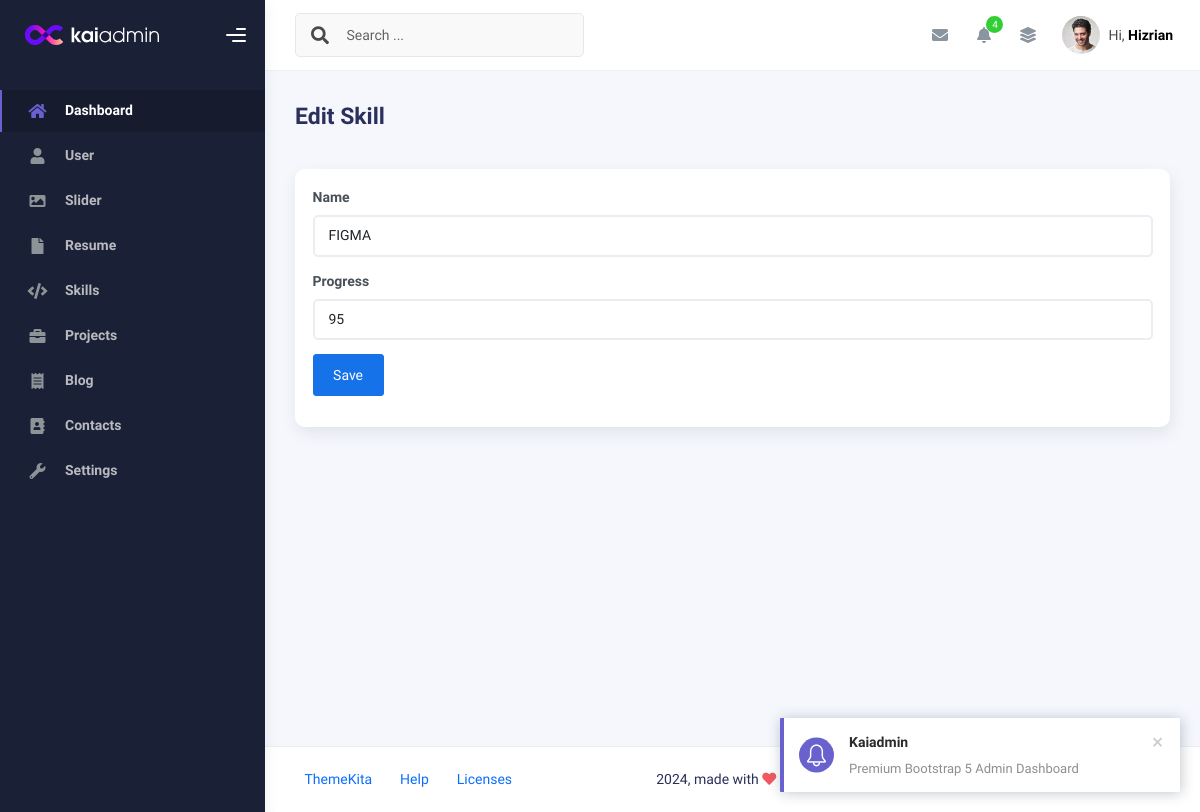
The app's page /admin/app.php?page=create-skills&edit=5 (signed in), older data.
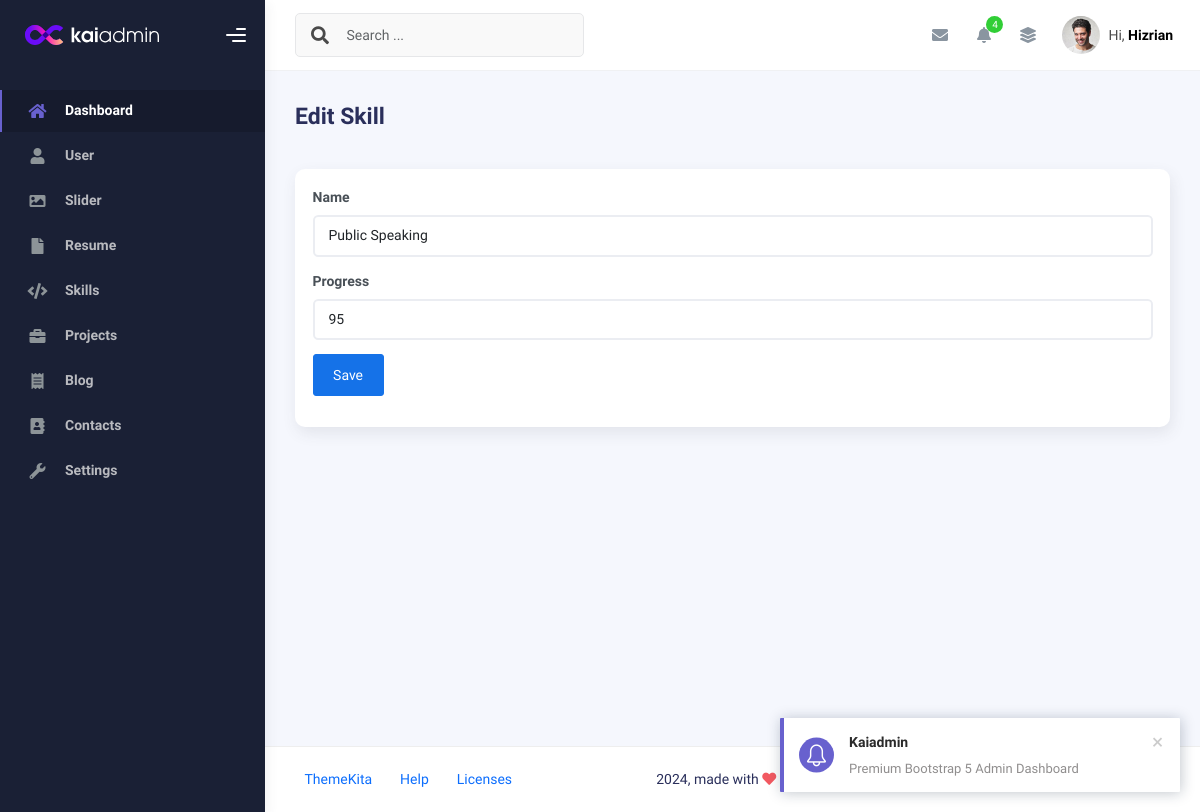
The same page, newer data.
### tables this page shows
CREATE TABLE `skills` (
  `id` int(11) NOT NULL,
  `name` varchar(50) NOT NULL,
  `progress` int(3) NOT NULL,
  `created_at` timestamp NOT NULL DEFAULT current_timestamp(),
  `updated_at` timestamp NULL DEFAULT NULL ON UPDATE current_timestamp()
);

### admin/create-skills.php (the view, shortened to what this page needs)
<?php
$id     = isset($_GET['edit']) ? $_GET['edit'] : '';
$query  = mysqli_query($conn, "SELECT * FROM skills WHERE id='$id'");
$row   = mysqli_fetch_assoc($query);
?>
<div class="d-flex align-items-left align-items-md-center flex-column flex-md-row pt-2 pb-4">
  <div>
    <h3 class="fw-bold mb-3"><?php echo isset($_GET['edit']) ? 'Edit Skill' : 'Create New Skill' ?></h3>
  </div>
</div>
<div class="row">
  <div class="col-sm-6 col-md-12">
    <div class="card">
      <div class="card-body">
        <form action="" method="post">
          <div class="mb-3">
            <label for="" class="form-label fw-bold">Name</label>
            <input type="text"
              class="form-control" name="name"
              placeholder="Enter name" required value="<?php echo ($id) ? $row['name'] : '' ?>">
          </div>
          <div class="mb-3">
            <label for="" class="form-label fw-bold">Progress</label>
            <input type="number"
              class="form-control" name="progress"
              placeholder="Enter progress" required value="<?php echo ($id) ? $row['progress'] : '' ?>">
          </div>
          <div class="mb-3">
            <button class="btn btn-primary" name="save" type="submit">
              Save</button>
          </div>
        </form>
      </div>
    </div>
  </div>
</div>

Row changes from the older to the newer data that the page shows:
changed skills: name "FIGMA" → "Public Speaking"
